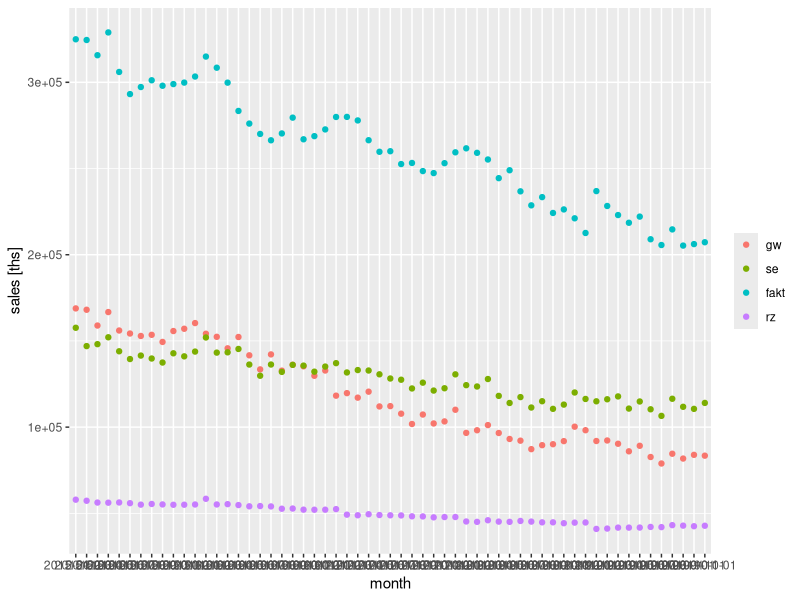
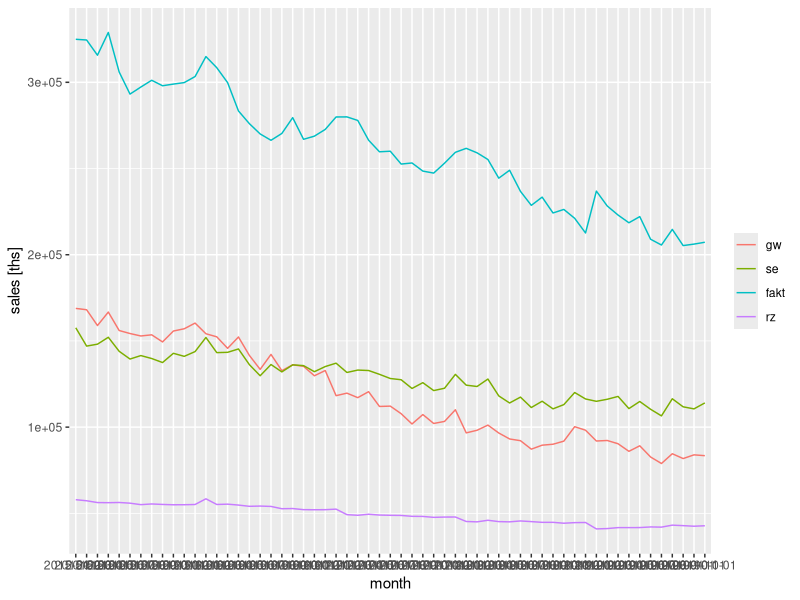
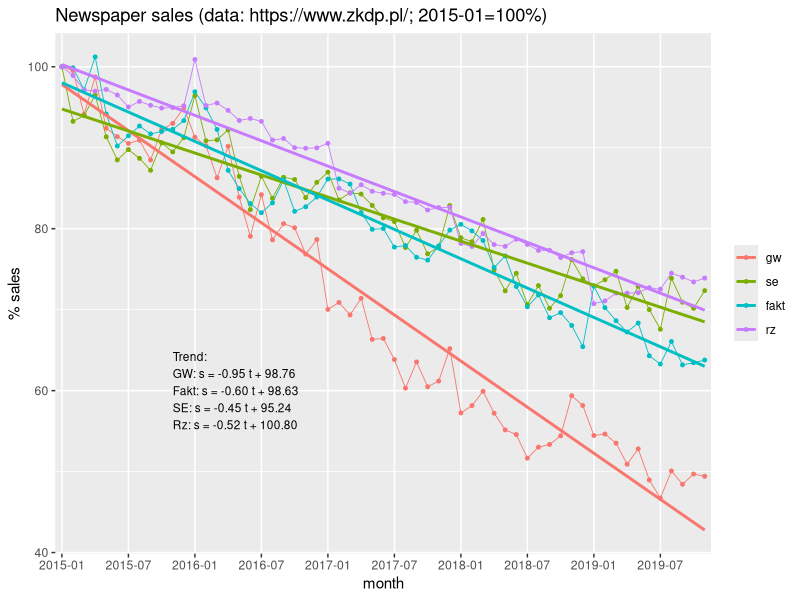

Write the R code that produced these figures, in order.
library(ggplot2)
library(reshape2)

normalize <- function(x) { return (x /x[1] * 100 )  }
dg <- read.csv("newspaper_sales_EF.csv", sep = ';', header=T, na.string="NA");
fperiod  <- 61 ## 5 x12 +1

### sales in ths ###############################################################
df <- dg

seq = c (1:nrow(df))

seq

fperiod

# str(df)
meltdf <- melt(df,id="month")


df["trend"] <- seq
trendL.gw <- lm(data=df, gw ~ trend )
trendL.fakt <- lm(data=df, fakt ~ trend )
trendL.se <- lm(data=df, se ~ trend )
trendL.rz <- lm(data=df, rz ~ trend )

summary(trendL.gw)
summary(trendL.fakt)
summary(trendL.se)
summary(trendL.rz)

trendcoeffs.gw <- coef(trendL.gw);
trendcoeffs.fakt <- coef(trendL.fakt);
trendcoeffs.se <- coef(trendL.se);
trendcoeffs.rz <- coef(trendL.rz);

# str(meltdf)
#> str(meltdf)
#'data.frame':   208 obs. of  3 variables:
# $ month   : Factor w/ 52 levels "2015-01-01","2015-02-01",..: 1 2 3 4 5 6 7 8 9 10 ...
# $ variable: Factor w/ 4 levels "gw","se","fakt",..: 1 1 1 1 1 1 1 1 1 1 ...
# $ value   : int  168859 168077 158924 166740 156043 154296 152873 153541 149416 155735 ...
## prognoza 1/2020
forecast.gw   <- trendcoeffs.gw[2]   * fperiod + trendcoeffs.gw[1]
forecast.fakt <- trendcoeffs.fakt[2] * fperiod + trendcoeffs.fakt[1]
forecast.se   <- trendcoeffs.se[2]   * fperiod + trendcoeffs.se[1]
forecast.rz   <- trendcoeffs.rz[2]   * fperiod + trendcoeffs.rz[1]

label.gw   <- sprintf("GW: s = %.2f t + %.2f", trendcoeffs.gw[2], trendcoeffs.gw[1] )
label.fakt <- sprintf("Fakt: s = %.2f t + %.2f", trendcoeffs.fakt[2], trendcoeffs.fakt[1] )
label.se   <- sprintf("SE: s = %.2f t + %.2f", trendcoeffs.se[2], trendcoeffs.se[1] )
label.rz   <- sprintf("Rz: s = %.2f t + %.2f", trendcoeffs.rz[2], trendcoeffs.rz[1] )

xpx <- 6;
ggplot(meltdf,aes(x=month, y=value, colour=variable, group=variable)) +
  geom_point() +
  ylab(label="sales [ths]") +
  theme(legend.title=element_blank())
ggplot(meltdf,aes(x=month, y=value, colour=variable, group=variable)) +
  geom_line() +
  ylab(label="sales [ths]") +
  theme(legend.title=element_blank())

## stat_smooth(method = "lm", se=F) +
##
ggtitle('Newspaper sales (data: https://www.zkdp.pl/)') +
annotate("text", x = xpx, y = 240000, label = sprintf("Trend:\n%s\n%s\n%s\n%s", 
   label.gw, label.fakt, label.se, label.rz), size=3, hjust = 0) +
annotate("text", x = 6, y = 210000, label = sprintf("Forecast 1/2020 (ths): %.1f (gw) %.1f (f)\n%.1f (se) %.1f (rz)", 
  forecast.gw/1000, forecast.fakt/1000, forecast.se/1000, forecast.rz/1000 ), size=3, hjust = 0, fontface = "bold") +
##
  scale_x_discrete (breaks=c("2015-01-01", "2015-07-01",
     "2016-01-01", "2016-07-01", "2017-01-01", "2017-07-01", "2018-01-01", "2018-07-01", "2019-01-01", "2019-07-01" ),
  labels=c("2015-01", "2015-07", "2016-01", "2016-07", "2017-01", "2017-07", "2018-01", "2018-07", "2019-01", "2019-07")  )

# https://stackoverflow.com/questions/10085806/extracting-specific-columns-from-a-data-frame
obs <- df[,c("month")]

### sales in %%% ###############################################################

dfN <- as.data.frame(lapply(dg[-1], normalize))
seq = c (1:nrow(dfN))

# https://stackoverflow.com/questions/10150579/adding-a-column-to-a-data-frame
dfN["month"] <- obs

str(dfN)

dfN

meltdf <- melt(dfN,id="month")

# Trend liniowy
# http://t-redactyl.io/blog/2016/05/creating-plots-in-r-using-ggplot2-part-11-linear-regression-plots.html

# http://r-statistics.co/Time-Series-Analysis-With-R.html
dfN["trend"] <- seq

trendL.gw <- lm(data=dfN, gw ~ trend )
trendL.fakt <- lm(data=dfN, fakt ~ trend )
trendL.se <- lm(data=dfN, se ~ trend )
trendL.rz <- lm(data=dfN, rz ~ trend )

summary(trendL.gw)
summary(trendL.fakt)
summary(trendL.se)
summary(trendL.rz)

trendcoeffs.gw <- coef(trendL.gw);
trendcoeffs.fakt <- coef(trendL.fakt);
trendcoeffs.se <- coef(trendL.se);
trendcoeffs.rz <- coef(trendL.rz);

label.gw   <- sprintf("GW: s = %.2f t + %.2f", trendcoeffs.gw[2], trendcoeffs.gw[1] )
label.fakt <- sprintf("Fakt: s = %.2f t + %.2f", trendcoeffs.fakt[2], trendcoeffs.fakt[1] )
label.se   <- sprintf("SE: s = %.2f t + %.2f", trendcoeffs.se[2], trendcoeffs.se[1] )
label.rz   <- sprintf("Rz: s = %.2f t + %.2f", trendcoeffs.rz[2], trendcoeffs.rz[1] )

# https://www.r-bloggers.com/what-is-a-linear-trend-by-the-way/
pN <- ggplot(meltdf,
 aes(x=month, y=value, colour=variable, group=variable)) + 
 geom_line(size=.3) +
 geom_point(size=1) +
 ylab(label="% sales") +
 theme(legend.title=element_blank()) +
 ggtitle('Newspaper sales (data: https://www.zkdp.pl/; 2015-01=100%)') +
 ##ggtitle('Sprzedaż gazet (dane ZKDP; 2015-01=100%)') +
 stat_smooth(method = "lm", se=F) +
##
annotate("text", x = 11, y = 60, label = sprintf("Trend:\n%s\n%s\n%s\n%s", 
   label.gw, label.fakt, label.se, label.rz), size=3, hjust = 0) +
#annotate("text", x = 15, y = 70, label = sprintf("Trend:"), size=3, hjust = 0) +
#annotate("text", x = 15, y = 67, label = sprintf("GW: s = %.2f t + %.2f", trendcoeffs.gw[2], trendcoeffs.gw[1] ), size=3, hjust = 0) +
#annotate("text", x = 15, y = 64, label = sprintf("Fakt: s = %.2f t + %.2f", trendcoeffs.fakt[2], trendcoeffs.fakt[1] ), size=3, hjust = 0) +
#annotate("text", x = 15, y = 61, label = sprintf("SE: s = %.2f t + %.2f", trendcoeffs.se[2], trendcoeffs.se[1] ), size=3, hjust = 0) +
#annotate("text", x = 15, y = 58, label = sprintf("Rz: s = %.2f t + %.2f", trendcoeffs.rz[2], trendcoeffs.rz[1] ), size=3, hjust = 0) +
##
  scale_x_discrete (breaks=c("2015-01-01", "2015-07-01",
     "2016-01-01", "2016-07-01", "2017-01-01", "2017-07-01", "2018-01-01", "2018-07-01", "2019-01-01", "2019-07-01"),
  labels=c("2015-01", "2015-07", "2016-01", "2016-07", "2017-01", "2017-07", "2018-01", "2018-07", "2019-01", "2019-07")  )

pN
